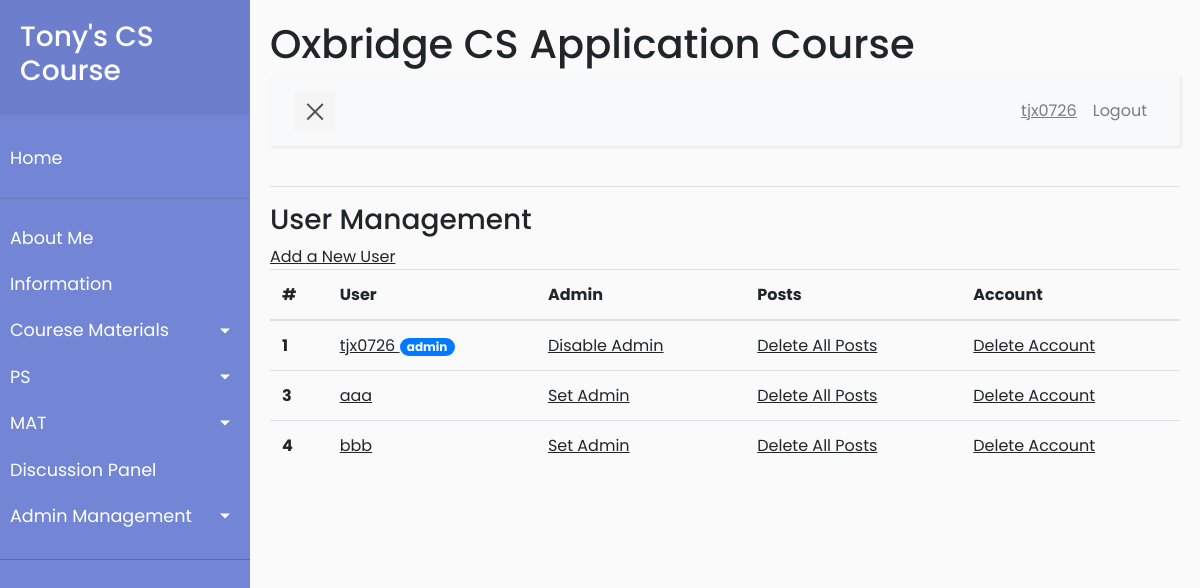
/management/user_management (signed in), run on the app's committed database.
### app/models.py (models this page shows, shortened)
class User(UserMixin, db.Model):
    id = db.Column(db.Integer, primary_key=True)
    username = db.Column(db.String(64), index=True, unique=True)
    firstname = db.Column(db.String(64), index=True)
    lastname = db.Column(db.String(64), index=True)
    email = db.Column(db.String(120), index=True, unique=True)
    password_hash = db.Column(db.String(128))
    is_admin = db.Column(db.Boolean, default=False)
    posts = db.relationship('Post', backref='author', lazy='dynamic')
    mats = db.relationship('Mat', secondary=user_mat_association,
                           back_populates='viewers')
    mat_results = db.relationship(
        'Mat_result', backref='student', lazy='dynamic')
    ps_own = db.relationship("Ps_files", backref='owner', lazy='dynamic',
                             foreign_keys='Ps_files.user_id_owner')
    ps_by_me = db.relationship("Ps_files", backref='author',
                               lazy='dynamic', foreign_keys='Ps_files.user_id_author')

### app/routes.py (the view)
@app.route('/management/user_management')
@login_required
@admin_requirement
def user_management():
    users = User.query.order_by(User.id).all()
    return render_template('user_management.html', title='User Management',
                           users=users)

### app/models.py (called while the page is built)
@login.user_loader
def load_user(id):
    return User.query.get(int(id))

### app/routes.py (called while the page is built)
def admin_requirement(f):
    from functools import wraps
    @wraps(f)
    def wrap(*args, **kwargs):
        if current_user.is_admin:
            return f(*args, **kwargs)
        else:
            flash('You have no access to admin contents.')
            return redirect(url_for('index'))
    return wrap

### app/templates/user_management.html
{% extends "base.html" %}
{% block content %}
<h3>User Management</h3> <a href="{{ url_for('register') }}"><u>Add a New User</u> </a>
    <table class="table">
        <thead>
        <tr>
            <th scope="col">#</th>
            <th scope="col">User</th>
            <th scope="col">Admin</th>
            <th scope="col">Posts</th>
            <th scope="col">Account</th>
        </tr>
        </thead>
        <tbody>
    {% for u in users %}
        <tr>
            <th scope="row">{{ u.id }}</th>
            <td>
                <u><a href="{{ url_for('user_default', username=u.username) }}">
                            {{u.username}} </a></u>
                {% if u.is_admin %}
                <span class="badge badge-pill badge-primary">admin </span>
                {% endif %}
            </td>
            <td>
                <u><a href="{{ url_for('change_admin', username=u.username) }}">
                {% if u.is_admin%}
                Disable Admin
                {% else %}
                Set Admin
                {% endif%}
                </a></u>
            </td>
            <td>
                <u><a href='{{url_for('delete_user_post_confirm', username=u.username)}}'>
                        Delete All Posts
                </a></u>
            </td>
            <td>
                <u><a href="{{url_for('delete_user_confirm', username=u.username)}}">
                        Delete Account
                </a></u>
            </td>
        </tr>
    {% endfor %}
        </tbody>
    </table>
{% endblock%}

### app/templates/base.html (shortened to what this page needs)
<html lang="en">
    <head>
        <link rel="stylesheet" href="{{  url_for('static', filename='scripts/css/bootstrap.min.css') }}">
        <link rel="stylesheet" href="{{  url_for('static', filename='scripts/css/style5.css') }}">
    </head>
    <body>
        <div class="wrapper">
            <nav id="sidebar">
                <div class="sidebar-header">
                    <a href="{{ url_for('index') }}"><h3>Tony's CS Course</h3></a>
                </div>
                <ul class="list-unstyled components">
                    <li>
                        <a href="{{ url_for('index') }}">Home</a>
                    </li>
                    <hr>
                    <li>
                        <a href="#">About Me</a>
                    </li>
                    <li>
                        <a href="#">Information</a>
                    </li>
                    <li>
                        <a href="#cmSubmenu" data-toggle="collapse"
                            aria-expanded="false"
                            class="dropdown-toggle">Courese Materials</a>
                    </li>
                    <li>
                        <a href="#psSubmenu" data-toggle="collapse"
                            aria-expanded="false" class="dropdown-toggle">PS</a>
                    </li>
                    <li>
                        <a href="#matSubmenu" data-toggle="collapse"
                            aria-expanded="false" class="dropdown-toggle">MAT</a>
                    </li>
                    <li>
                        <a href="{{ url_for('discussion_no_page') }}">Discussion Panel</a>
                    </li>
					{% if current_user.is_admin%}
                    <li>
                        <a href="#adminSubmenu" data-toggle="collapse" aria-expanded="false" class="dropdown-toggle">Admin Management</a>
                    </li>
					{% endif %}
                </ul>
            </nav>
            <div id="content">
                <h1>Oxbridge CS Application Course</h1>
                <nav class="navbar navbar-expand-lg navbar-light bg-light">
                    <div class="container-fluid">
                        <button type="button" id="sidebarCollapse" class="navbar-btn">
                            <span></span>
                        </button>
                        <div class="collapse navbar-collapse" id="navbarSupportedContent">
                            <ul class="nav navbar-nav ml-auto">
                                {% if current_user.is_anonymous %}
                                <li class="nav-item">
                                    <a class="nav-link" href="{{ url_for('login') }}">Login</a>
                                </li>
                                <li class="nav-item">
                                    <a class="nav-link" href="{{
                                        url_for('register') }}">Register</a>
                                </li>
                                {% else %}
                                <li class="nav-item">
                                    <a class="nav-link" href="{{
                                        url_for('user_default', username=current_user.username)}}"><u>{{current_user.username}}</u></a>
                                </li>
                                <li class="nav-item">
                                    <a class="nav-link" href="{{ url_for('logout') }}">Logout</a>
                                </li>
                                {% endif %}
                            </ul>
                        </div>
                    </div>
                </nav>
                <hr>
                {% block content %}
                {% endblock %}
            </div>
        </div>
    </body>
</html>

### app/static/scripts/css/style5.css (style rules this page uses)
body { font-family: 'Poppins', sans-serif; background: #fafafa; word-wrap: break-word; }
a, a:hover, a:focus { color: inherit; text-decoration: none; transition: all 0.3s; }
.navbar { padding: 15px 10px; background: #fff; border: none; border-radius: 0; margin-bottom: 40px; box-shadow: 1px 1px 3px rgba(0, 0, 0, 0.1); }
.navbar-btn { box-shadow: none; outline: none !important; border: none; }
.wrapper { display: flex; width: 100%; align-items: stretch; perspective: 1500px; }
#sidebar { min-width: 250px; max-width: 250px; background: #7386D5; color: #fff; transition: all 0.6s cubic-bezier(0.945, 0.020, 0.270, 0.665); transform-origin: bottom left; }
#sidebar .sidebar-header { padding: 20px; background: #6d7fcc; }
#sidebar ul.components { padding: 20px 0; border-bottom: 1px solid #47748b; }
#sidebar ul li a { padding: 10px; font-size: 1.1em; display: block; }
a[data-toggle="collapse"] { position: relative; }
.dropdown-toggle::after { display: block; position: absolute; top: 50%; right: 20px; transform: translateY(-50%); }
#content { width: 100%; padding: 20px; min-height: 100vh; transition: all 0.3s; }
#sidebarCollapse { width: 40px; height: 40px; background: #f5f5f5; cursor: pointer; }
#sidebarCollapse span { width: 80%; height: 2px; margin: 0 auto; display: block; background: #555; transition: all 0.8s cubic-bezier(0.810, -0.330, 0.345, 1.375); transition-delay: 0.2s; }
#sidebarCollapse span:last-of-type { transform: rotate(-45deg) translate(1px, -1px); }

### data on the page
User: username "tjx0726", id "1", is_admin "admin"
User: id "3", username "aaa", is_admin "Set Admin"
User: id "4", username "bbb", is_admin "Set Admin"
